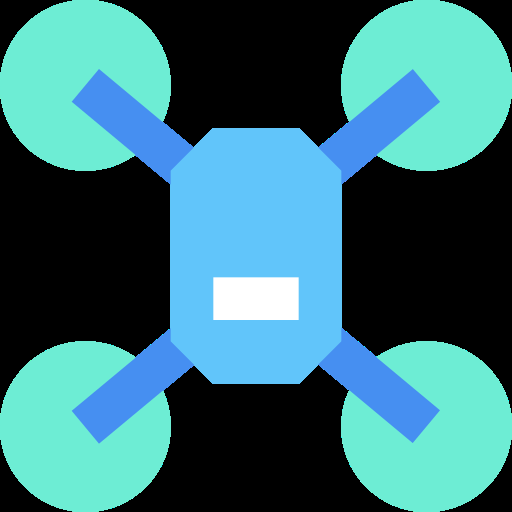
%> input picture matlab/drone.png, 512 x 512 px
$ octave testing.m   (GNU Octave 9; MATLAB toolbox functions it lacks are replaced by stand-ins)
%> lines starting %> are read from the running program, lines starting %| are printed output that depends on the picture
disp("yes")
%%

v = 0.1;
% Fungsi gain berdasarkan kecepatan
K = @(v) 937.34 * v + 0.8953;

% Konstanta waktu
tau = 1.2396;

% Buat model sistem orde 1
sys = @(v) tf(K(v), [tau 1]);

% Setpoint atau referensi yang diinginkan
r = 1; % Misalnya, ingin robot bergerak dari y=0 ke y=1

% Parameter PID (tuning)
Kp = 1.0;
Ki = 0.5;
Kd = 0.2;

% Buat objek PID controller
C = pid(Kp, Ki, Kd);

% Sistem kontrol tertutup
T = @(v) feedback(C * sys(v), 1);

% Waktu simulasi
t = 0:0.01:10; % Misalnya simulasi dari 0 hingga 10 detik

% Kecepatan robot (misalnya, bisa bervariasi)
v = 1.0; % Contoh: kecepatan robot 1 m/s

% Respon sistem terhadap referensi
[y, t] = step(r * T(v), t); % Respon sistem terhadap setpoint r

% Plot hasil simulasi
figure;
plot(t, y, 'b', 'LineWidth', 2);
grid on;
xlabel('Time (seconds)');
ylabel('Position (y)');
title('PID Control Simulation');
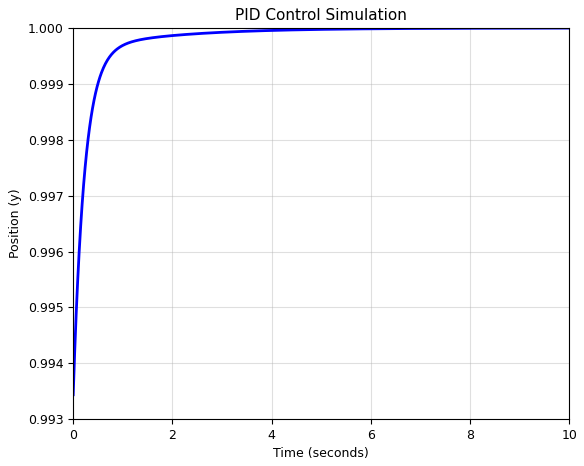
%> figure redrawn from the program's plot data; curve peaks at x = 10, y = 1

%%
% Impor gambar drone
drone_icon = imread("drone.png");
%> drone_icon is the input picture: size 512x512x3 uint8; mean R, G, B 55.2, 113.3, 121.2

% Tentukan skala ukuran gambar (sesuaikan dengan ukuran yang diinginkan)
icon_size = 100; % Ukuran gambar dalam pixel
imshow(drone_icon);

%%

% Contoh data posisi x dan waktu t
x = [0 0.2 0.5 0.8 1.2 1.5 1.7 1.9 2.1];
t = [0 1 2 3 4 5 6 7 8]; % Waktu yang sesuai dengan posisi x

figure;
axis([-1 3 min(x)-0.5 max(x)+0.5]); % Sesuaikan batas sumbu x dan y sesuai kebutuhan
grid on;
xlabel('Time');
ylabel('Position (x)');
title('Robot Movement Animation');

% Loop untuk animasi
for i = 1:length(t)
    plot(t(1:i), x(1:i), 'b', 'LineWidth', 2); % Plot data yang sudah diperbarui
    hold on;
    plot(t(i), x(i), 'ro', 'MarkerSize', 10); % Plot titik posisi saat ini sebagai lingkaran merah
    hold off;
    pause(0.1); % Jeda antara setiap frame animasi
end
%> this loop made 9 passes
%> pass 1, `plot(t(i), x(i), 'ro', 'MarkerSize', 10);`:
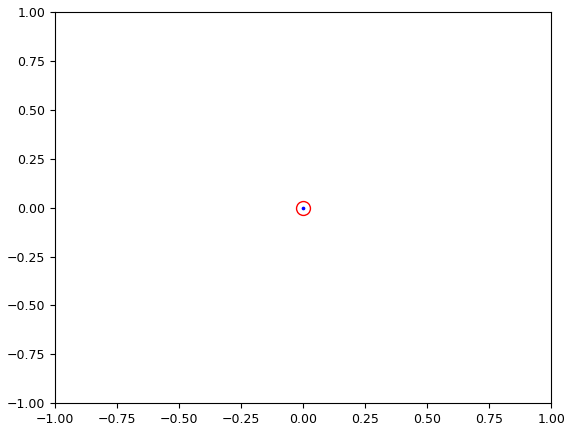
%> figure redrawn from the program's plot data


%%

t1 = 0:0.01:2;
t2 = (2+0.01):0.01:4;
t3 = (4+0.01):0.01:6;
t4 = (6+0.01):0.01:8;
t = [t1,t2,t3,t4];
u1 =[];
for i = 1:length(t1)
    u1 = [u1,0.05];
end
u2 =[];
for i = 1:length(t2)
    u2 = [u2,0.1];
end
u3 =[];
for i = 1:length(t3)
    u3 = [u3,0.15];
end
u4 =[];
for i = 1:length(t4)
    u4 = [u4,0.2];
end
u = [u1,u2,u3,u4];
figure(1);
plot(t,u);
grid on;
hold on;

y0 = 450;
tfl = 0;
y=[y0];
umin1 = 0;
x = [200];
%> the run ends on the next line
for i = 2:length(t)
% [42 lines not run here, left out]
function y = sistemX(arah, kec, t)
    if arah == "maju"
        if kec ~= 0
            gainMaju = 937.34 * kec + 0.8953;
        elseif kec == 0
            gainMaju = 0;
        end
        tauMaju = 1.2396;
        s = tf('s'); % Definisikan operator Laplace
        Gmaju = gainMaju / (tauMaju * s + 1); % Fungsi transfer sistem
        U = 1 / s^2; % Fungsi transfer sinyal ramp
        Ymaju = Gmaju * U; % Fungsi transfer output
        Ystep = s * Gmaju * U;
        % Simulasi dan Plot Respon
        outsim = step(Ystep, t); % Hitung respon terhadap sinyal ramp
        y = outsim(end);

    elseif arah == "mundur"
        if kec ~= 0
            gainMundur = -1*(1242.79 * kec - 4.531);
        elseif kec == 0
            gainMundur = 0;
        end

        tauMundur = 1.949;
        s = tf('s'); % Definisikan operator Laplace
        Gmundur = gainMundur / (tauMundur * s + 1); % Fungsi transfer sistem
        U = 1 / s^2; % Fungsi transfer sinyal ramp
        Ymundur = Gmundur * U; % Fungsi transfer output
        Ystep = s * Gmundur * U;
        % Simulasi dan Plot Respon
        outsim = step(Ystep, t); % Hitung respon terhadap sinyal ramp
        y = outsim(end);
    end
end
